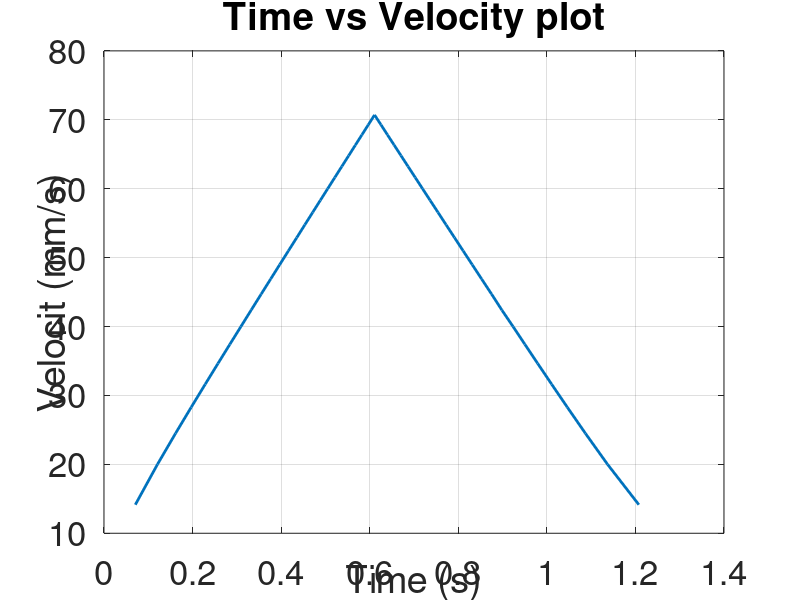

Write the MATLAB code that produced this figure.
clear all;
close all;
t=time();
%pause(0.001);
i=1;
t1(i)=time()-t;
t3=t1(i);
j=50;
%if j>100
%  while(i<50);
%    t2=0;
%    while(t2 < 0.5/i)
%      %t2=time()-t-t1(i);
%      t2=time()-t-t3;
%      %t2=time()-t-i*0.01;
%    endwhile
%    i=i+1;
%    t1(i)=t2+t1(i-1);
%    t3=t1(i);
%  endwhile
%  while(i<j-50);
%    t2=0;
%    while(t2 < 0.01)
%      %t2=time()-t-t1(i);
%      t2=time()-t-t3;
%      %t2=time()-t-i*0.01;
%    endwhile
%    i=i+1;
%    t1(i)=t2+t1(i-1);
%    t3=t1(i);
%  endwhile
%  while(i<j);
%    t2=0;
%    while(t2 < 0.5/(j-i))
%      %t2=time()-t-t1(i);
%      t2=time()-t-t3;
%      %t2=time()-t-i*0.01;
%    endwhile
%    i=i+1;
%    t1(i)=t2+t1(i-1);
%    t3=t1(i);
%  endwhile
%else 
%  while(i<floor(j/2));
%    t2=0;
%    while(t2 < 0.5/i)
%      %t2=time()-t-t1(i);
%      t2=time()-t-t3;
%      %t2=time()-t-i*0.01;
%    endwhile
%    i=i+1;
%    t1(i)=t2+t1(i-1);
%    t3=t1(i);
%  endwhile
%  while(i<j);
%    t2=0;
%    while(t2 < 0.5/(j-i))
%      %t2=time()-t-t1(i);
%      t2=time()-t-t3;
%      %t2=time()-t-i*0.01;
%    endwhile
%    i=i+1;
%    t1(i)=t2+t1(i-1);
%    t3=t1(i);
%  endwhile
%endif

if j>100
  while(i<50);
    t2=0;
    while(t2^2 < 0.005/i)
      %t2=time()-t-t1(i);
      t2=time()-t-t3;
      %t2=time()-t-i*0.01;
    endwhile
    i=i+1;
    t1(i)=t2+t1(i-1);
    t3=t1(i);
  endwhile
  while(i<j-50);
    t2=0;
    while(t2 < 0.01)
      %t2=time()-t-t1(i);
      t2=time()-t-t3;
      %t2=time()-t-i*0.01;
    endwhile
    i=i+1;
    t1(i)=t2+t1(i-1);
    t3=t1(i);
  endwhile
  while(i<j);
    t2=0;
    while(t2^2 < 0.005/(j-i))
      %t2=time()-t-t1(i);
      t2=time()-t-t3;
      %t2=time()-t-i*0.01;
    endwhile
    i=i+1;
    t1(i)=t2+t1(i-1);
    t3=t1(i);
  endwhile
else 
  while(i<floor(j/2));
    t2=0;
    while(t2^2 < 0.005/i)
      %t2=time()-t-t1(i);
      t2=time()-t-t3;
      %t2=time()-t-i*0.01;
    endwhile
    i=i+1;
    t1(i)=t2+t1(i-1);
    t3=t1(i);
  endwhile
  while(i<j);
    t2=0;
    while(t2^2 < 0.005/(j-i))
      %t2=time()-t-t1(i);
      t2=time()-t-t3;
      %t2=time()-t-i*0.01;
    endwhile
    i=i+1;
    t1(i)=t2+t1(i-1);
    t3=t1(i);
  endwhile
endif

%while(i<j);
%  t2=0;
%  while(t2 < 0.02)
%    %t2=time()-t-t1(i);
%    t2=time()-t-t3;
%    %t2=time()-t-i*0.01;
%  endwhile
%  i=i+1;
%  t1(i)=t2+t1(i-1);
%  t3=t1(i);
%endwhile


time()-t
t1;
plot(t1(2:j),1./(t1(2:j)-t1(1:j-1)), 'LineWidth',2)
grid on
tit = title('Time vs Velocity plot');
set(tit,  'FontSize', 30)
xlabel('Time (s)', 'FontSize', 30)
ylabel('Velocit (mm/s)', 'FontSize', 30)
xlabh = get(gca,'xlabel');
set(xlabh,'Position',get(xlabh,'Position') - [0 0 0]);
ylabh = get(gca,'ylabel');
set(ylabh,'Position',get(ylabh,'Position') + [0 0 0]);
ax = gca; 
%set(ax,'XTick',linspace(0,1400,15))
%set(ax,'YTick',linspace(0,125,5))
fnt_sz=25;
set(gca,'FontSize',fnt_sz);
%j=0; 
%for i=1:25
%j=j+0.25/i;
%end
%j